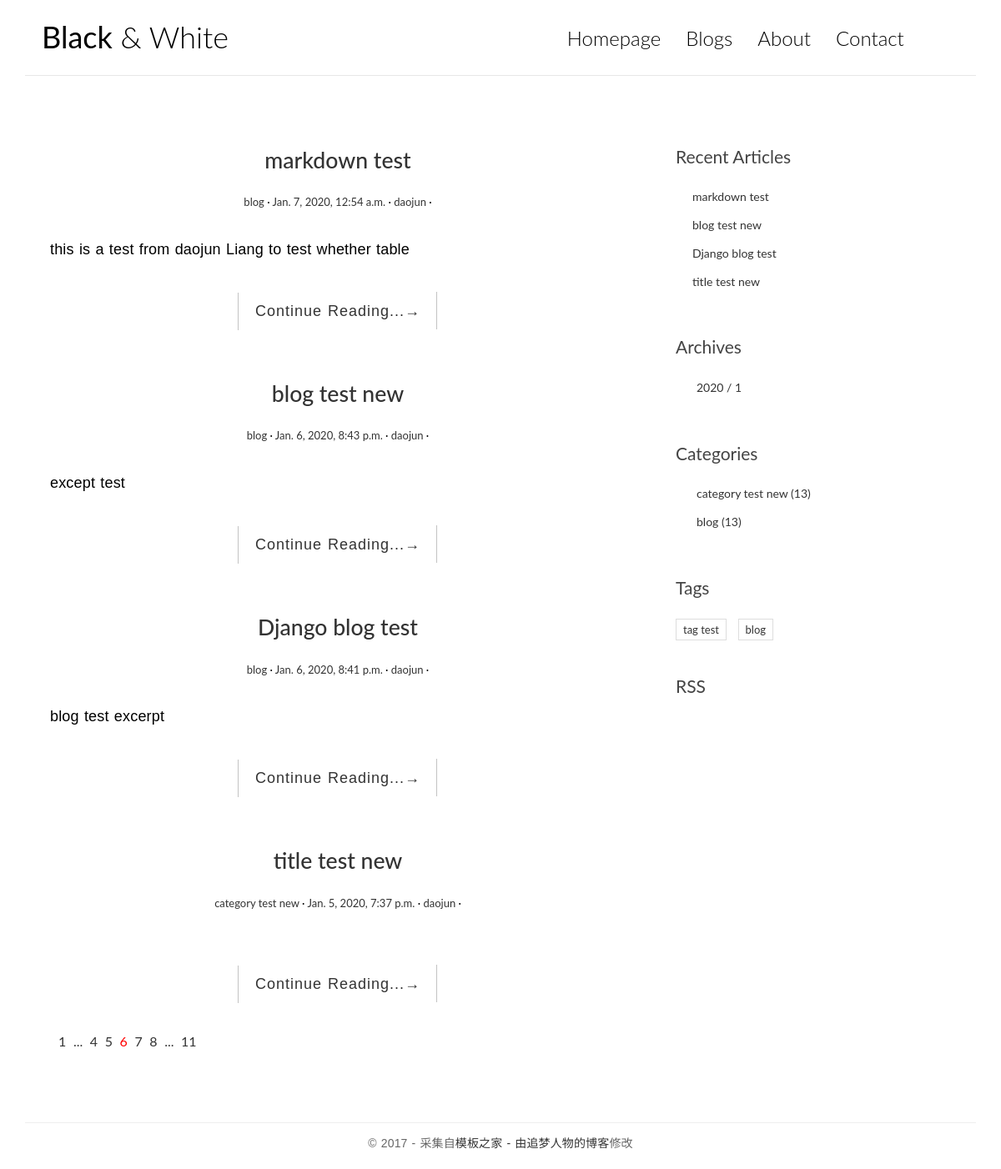
Screenshot of /blog/ with the database file from the repository.
### blog/models.py (models this page shows, shortened)
class Post(models.Model):
    title = models.CharField(max_length = 100)
    body = models.TextField()
    created_time = models.DateTimeField()
    modified_time = models.DateTimeField()
    excerpt = models.CharField(max_length = 300, blank = True)
    category = models.ForeignKey(Category, on_delete = models.CASCADE)
    tags = models.ManyToManyField(Tag, blank = True)
    author = models.ForeignKey(User, on_delete = models.CASCADE)
    def get_absolute_url(self):
        return reverse('blog:detail', kwargs={'pk': self.pk})
    class Meta:
        ordering = ['-created_time', 'title']

class Category(models.Model):
    name = models.CharField(max_length = 100)

class Tag(models.Model):
    name = models.CharField(max_length = 100)

### blog/views.py (the view)
# urls.py: path('', views.index, name = 'index'),
def index(request):
	post_list = Post.objects.all()
	return render(request, 'blog/index.html', context = {'post_list': post_list})

### blog/templatetags/blog_extras.py (called while the page is built)
@register.inclusion_tag('blog/inclusions/_recent_posts.html', takes_context=True)
def show_recent_posts(context, num=5):
    return {
        'recent_post_list': Post.objects.all().order_by('-created_time')[:num],
    }

@register.inclusion_tag('blog/inclusions/_archives.html', takes_context=True)
def show_archives(context):
    return {
        'date_list': Post.objects.dates('created_time', 'month', order = 'DESC'),
    }

@register.inclusion_tag('blog/inclusions/_categories.html', takes_context=True)
def show_categories(context):
    return {
        'category_list': Category.objects.all(),
    }

@register.inclusion_tag('blog/inclusions/_tags.html', takes_context=True)
def show_tags(context):
    return {
        'tag_list': Tag.objects.all(),
    }

### templates/blog/index.html (shortened to what this page needs)
{% extends 'base.html' %}
{% load static %}
            {% block main %}
                {% for post in post_list %}
                <article class="post post{{ post.pk }}">
                    <header class="entry-header">
                        <h1 class="entry-title">
                            <a href="{{ post.get_absolute_url }}">{{ post.title }}</a>
                        </h1>
                        <div class="entry-meta">
                            <span class="post-category"><a href="#">{{ post.category.name }}</a></span>
                            <span class="post-date"><a href="#"><time class="entry-date"
                                                                      datetime="{{ post.created_time}}">{{ post.created_time }}</time></a></span>
                            <span class="post-author"><a href="#">{{ post.author }}</a></span>
                        </div>
                    </header>
                    <div class="entry-content clearfix">
                        <p>{{ post.excerpt}}</p>
                        <div class="read-more cl-effect-14">
                            <a href="{{ post.get_absolute_url }}" class="more-link">Continue Reading...<span class="meta-nav">→</span></a>
                        </div>
                    </div>
                </article>
                {% empty %}
                    <div class="no-post">暂时还没有发布的文章！</div>
                {% endfor %}
                <div class="pagination">
                    <ul>
                        <li><a href="">1</a></li>
                        <li><a href="">...</a></li>
                        <li><a href="">4</a></li>
                        <li><a href="">5</a></li>
                        <li class="current"><a href="">6</a></li>
                        <li><a href="">7</a></li>
                        <li><a href="">8</a></li>
                        <li><a href="">...</a></li>
                        <li><a href="">11</a></li>
                    </ul>
                </div>
            {% endblock main %}

### templates/base.html (shortened to what this page needs)
{% load static %}
{% load blog_extras %}
<!DOCTYPE html>
<html>
<head>
    <link rel="stylesheet" href="http://code.ionicframework.com/ionicons/2.0.1/css/ionicons.min.css">
    <link rel="stylesheet" href="{% static 'blog/css/bootstrap.min.css' %}">
    <link rel="stylesheet" href="{% static 'blog/css/pace.css' %}">
    <link rel="stylesheet" href="{% static 'blog/css/custom.css' %}">
    <link href="https://cdn.bootcss.com/highlight.js/9.15.8/styles/github.min.css" rel="stylesheet">
</head>
<body>
<div class="container">
    <header id="site-header">
        <div class="row">
            <div class="col-md-4 col-sm-5 col-xs-8">
                <div class="logo">
                    <h1><a href="{% url 'blog:index' %}"><b>Black</b> &amp; White</a></h1>
                </div>
            </div>
            <div class="col-md-8 col-sm-7 col-xs-4">
                <nav class="main-nav" role="navigation">
                    <div class="collapse navbar-collapse" id="bs-example-navbar-collapse-1">
                        <ul class="nav navbar-nav navbar-right">
                            <li class="cl-effect-11"><a href="{% url 'blog:index' %}" data-hover="Homepage">Homepage</a></li>
                            <li class="cl-effect-11"><a href="full-width.html" data-hover="Blogs">Blogs</a></li>
                            <li class="cl-effect-11"><a href="about.html" data-hover="About">About</a></li>
                            <li class="cl-effect-11"><a href="contact.html" data-hover="Contact">Contact</a></li>
                        </ul>
                    </div>
                </nav>
            </div>
        </div>
    </header>
</div>
<div class="content-body">
    <div class="container">
        <div class="row">
            <main class="col-md-8">
                {% block  main %}
                {% endblock main %}
            </main>
            <aside class="col-md-4">
              {% show_recent_posts %}
              {% show_archives %}
              {% show_categories %}
              {% show_tags %}
                <div class = "rss">
                    <a href = "">RSS</a>
                </div>
            </aside>
        </div>
    </div>
</div>
<footer id="site-footer">
    <div class="container">
        <div class="row">
            <div class="col-md-12">
                <p class="copyright">&copy 2017 - 采集自<a href="http://www.cssmoban.com/"
                                                        target="_blank" title="模板之家">模板之家</aside>
                    - 由<a href="http://zmrenwu.com/" title="网页模板" target="_blank">追梦人物的博客</a>修改
                </p>
            </div>
        </div>
    </div>
</footer>
</body>
</html>

### templates/blog/inclusions/_recent_posts.html
<div class="widget widget-recent-posts">
    <h3 class="widget-title">Recent Articles</h3>
    <ul>
        {% for post in recent_post_list %}
          <li>
              <a href="{{ post.get_absolute_url }}">{{post.title}}</a>
          </li>
        {% empty %}
          No Article
        {% endfor %}
    </ul>
</div>

### templates/blog/inclusions/_archives.html
<div class="widget widget-archives">
    <h3 class="widget-title">Archives</h3>
    <ul>
        {% for date in date_list %}
        <li>
            <a href="#"> {{date.year}} / {{date.month}} </a>
        </li>
        {% empty %}
            No Archive
        {% endfor %}
    </ul>
</div>

### templates/blog/inclusions/_categories.html
<div class="widget widget-category">
    <h3 class="widget-title">Categories</h3>
    <ul>
        {% for category in category_list %}
        <li>
            <a href="#">{{ category.name }} <span class = "post-count">(13)</a>
        </li>
        {% empty %}
            No Categorie
        {% endfor %}
    </ul>
</div>

### templates/blog/inclusions/_tags.html
<div class="widget widget-tag-cloud">
    <h3 class="widget-title">Tags</h3>
    <ul>
        {% for tag in tag_list %}
        <li>
            <a href="#">{{tag.name}}</a>
        </li>
        {% empty %}
        No Tag
        {% endfor %}
    </ul>
</div>

### blog/static/blog/css/custom.css (style rules this page uses)
* { outline: none; }
h1, h2, h3, h4, h5, h6 { margin-top: 0; }
b { font-weight: 400; }
a { color: #333; }
body { color: #444; font-family: 'Lato', sans-serif; }
p { font-family: 'Ubuntu', sans-serif; font-weight: 400; word-spacing: 1px; letter-spacing: 0.01em; }
#site-header { background-color: #FFF; padding: 25px 20px; margin-bottom: 40px; border-bottom: 1px solid #e7e7e7; }
.logo h1 a { color: #000; }
.logo h1 { margin: 0; font-family: 'Lato', sans-serif; font-weight: 300; }
.main-nav { margin-top: 11px; max-width: 95%; }
.main-nav a { color: #000000 !important; padding: 0 0 5px 0 !important; margin-right: 30px; font-family: 'Lato', sans-serif; font-weight: 300; font-size: 24px; }
.cl-effect-11 a { padding: 10px 0; color: #0972b4; text-shadow: none; }
.cl-effect-11 a::before { position: absolute; top: 0; left: 0; overflow: hidden; padding: 0 0 5px 0 !important; max-width: 0; border-bottom: 1px solid #000; color: #000; content: attr(data-hover); white-space: nowrap; -webkit-transition: max-width 0.5s; -moz-transition: max-width 0.5s; transition: max-width 0.5s; }
.content-body { padding-bottom: 4em; }
.post { background: #fff; padding: 30px 30px 0; }
.entry-title { text-align: center; font-size: 1.9em; margin-bottom: 20px; line-height: 1.6; padding: 10px 20px 0; }
.entry-meta { text-align: center; color: #DDDDDD; font-size: 13px; margin-bottom: 30px; }
.entry-content { font-size: 18px; line-height: 1.9; font-weight: 300; color: #000; }
.post-category::after, .post-date::after, .post-author::after, .comments-link::after { content: ' ·'; color: #000; }
.read-more { font-family: 'Ubuntu', sans-serif; font-weight: 400; word-spacing: 1px; letter-spacing: 0.01em; text-align: center; margin-top: 20px; }
.cl-effect-14 a { padding: 0 20px; height: 45px; line-height: 45px; position: relative; display: inline-block; margin: 15px 25px; letter-spacing: 1px; font-weight: 400; text-shadow: 0 0 1px rgba(255, 255, 255, 0.3); }
.cl-effect-14 a::before, .cl-effect-14 a::after { position: absolute; width: 45px; height: 1px; background: #C3C3C3; content: ''; -webkit-transition: all 0.3s; -moz-transition: all 0.3s; transition: all 0.3s; pointer-events: none; }
.cl-effect-14 a::before { top: 0; left: 0; -webkit-transform: rotate(90deg); -moz-transform: rotate(90deg); transform: rotate(90deg); -webkit-transform-origin: 0 0; -moz-transform-origin: 0 0; transform-origin: 0 0; }
.cl-effect-14 a::after { right: 0; bottom: 0; -webkit-transform: rotate(90deg); -moz-transform: rotate(90deg); transform: rotate(90deg); -webkit-transform-origin: 100% 0; -moz-transform-origin: 100% 0; transform-origin: 100% 0; }
.widget { background: #fff; padding: 30px 0 0; }
.widget-title { font-size: 1.5em; margin-bottom: 20px; line-height: 1.6; padding: 10px 0 0; font-weight: 400; }
.widget-recent-posts ul { padding: 0; margin: 0; padding-left: 20px; }
.widget-recent-posts ul li { list-style-type: none; position: relative; line-height: 170%; margin-bottom: 10px; }
.widget-recent-posts ul li::before { content: '\f3d3'; font-family: "Ionicons"; position: absolute; left: -17px; top: 3px; font-size: 16px; color: #000; }
.widget-archives ul { padding: 0; margin: 0; padding-left: 25px; }
.widget-archives ul li { list-style-type: none; position: relative; line-height: 170%; margin-bottom: 10px; }
.widget-archives ul li::before { content: '\f3f3'; font-family: "Ionicons"; position: absolute; left: -25px; top: 1px; font-size: 16px; color: #000; }
.widget-category ul { padding: 0; margin: 0; padding-left: 25px; }
.widget-category ul li { list-style-type: none; position: relative; line-height: 170%; margin-bottom: 10px; }
.widget-category ul li::before { content: '\f3fe'; font-family: "Ionicons"; position: absolute; left: -25px; top: 1px; font-size: 18px; color: #000; }
.widget-tag-cloud ul { padding: 0; margin: 0; margin-right: -10px; }
.widget-tag-cloud ul li { list-style-type: none; font-size: 13px; display: inline-block; margin-right: 10px; margin-bottom: 10px; padding: 3px 8px; border: 1px solid #ddd; }
.rss { font-size: 21px; margin-top: 30px; }
.rss a { color: #444; }
#site-footer { padding-top: 10px; padding: 0 0 1.5em 0; }
.copyright { text-align: center; padding-top: 1em; margin: 0; border-top: 1px solid #eee; color: #666; }
.pagination ul { list-style: none; }
.pagination ul li { display: inline-block; font-size: 16px; margin-right: 5px; }
.current a { color: red; }

### rows the page displays
Post: title "markdown test", category.name "blog", created_time "Jan. 7, 2020, 12:54 a.m.", author "daojun", excerpt "this is a test from daojun Liang to test whether table"
Post: title "blog test new", category.name "blog", created_time "Jan. 6, 2020, 8:43 p.m.", author "daojun", excerpt "except test"
Post: title "Django blog test", category.name "blog", created_time "Jan. 6, 2020, 8:41 p.m.", author "daojun", excerpt "blog test excerpt"
Post: title "title test new", category.name "category test new", created_time "Jan. 5, 2020, 7:37 p.m.", author "daojun"
Category: name "category test new"
Category: name "blog"
Tag: name "tag test"
Tag: name "blog"

### other values shown
{{ date.year }} "2020"
{{ date.month }} "1"
